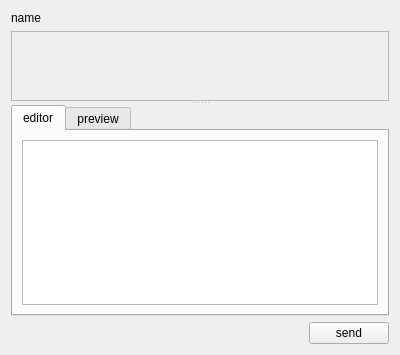
<?xml version="1.0" encoding="UTF-8"?>
<ui version="4.0">
 <class>DialogWidget</class>
 <widget class="QWidget" name="DialogWidget">
  <property name="geometry">
   <rect>
    <x>0</x>
    <y>0</y>
    <width>400</width>
    <height>355</height>
   </rect>
  </property>
  <property name="windowTitle">
   <string>Form</string>
  </property>
  <layout class="QGridLayout" name="gridLayout_5">
   <item row="0" column="0">
    <widget class="QSplitter" name="splitter">
     <property name="orientation">
      <enum>Qt::Vertical</enum>
     </property>
     <widget class="QWidget" name="">
      <layout class="QVBoxLayout" name="verticalLayout">
       <item>
        <widget class="QLabel" name="name">
         <property name="text">
          <string>name</string>
         </property>
        </widget>
       </item>
       <item>
        <widget class="QScrollArea" name="scrollArea">
         <property name="widgetResizable">
          <bool>true</bool>
         </property>
         <widget class="QWidget" name="scrollAreaWidgetContents">
          <property name="geometry">
           <rect>
            <x>0</x>
            <y>0</y>
            <width>378</width>
            <height>68</height>
           </rect>
          </property>
          <layout class="QGridLayout" name="gridLayout_3">
           <item row="0" column="0">
            <layout class="QVBoxLayout" name="msgLayout"/>
           </item>
          </layout>
         </widget>
        </widget>
       </item>
      </layout>
     </widget>
     <widget class="QWidget" name="">
      <layout class="QGridLayout" name="gridLayout_4">
       <item row="0" column="0" colspan="2">
        <widget class="QTabWidget" name="tabWidget">
         <property name="currentIndex">
          <number>0</number>
         </property>
         <widget class="QWidget" name="editorTab">
          <attribute name="title">
           <string>editor</string>
          </attribute>
          <layout class="QGridLayout" name="gridLayout">
           <item row="0" column="0">
            <widget class="QTextEdit" name="editor"/>
           </item>
          </layout>
         </widget>
         <widget class="QWidget" name="previewTab">
          <attribute name="title">
           <string>preview</string>
          </attribute>
          <layout class="QGridLayout" name="gridLayout_2">
           <item row="0" column="0">
            <widget class="QTextEdit" name="preview">
             <property name="readOnly">
              <bool>true</bool>
             </property>
            </widget>
           </item>
          </layout>
         </widget>
        </widget>
       </item>
       <item row="1" column="0">
        <spacer name="horizontalSpacer">
         <property name="orientation">
          <enum>Qt::Horizontal</enum>
         </property>
         <property name="sizeHint" stdset="0">
          <size>
           <width>293</width>
           <height>20</height>
          </size>
         </property>
        </spacer>
       </item>
       <item row="1" column="1">
        <widget class="QPushButton" name="sendBtn">
         <property name="text">
          <string>send</string>
         </property>
        </widget>
       </item>
      </layout>
     </widget>
    </widget>
   </item>
  </layout>
 </widget>
 <resources/>
 <connections/>
</ui>
